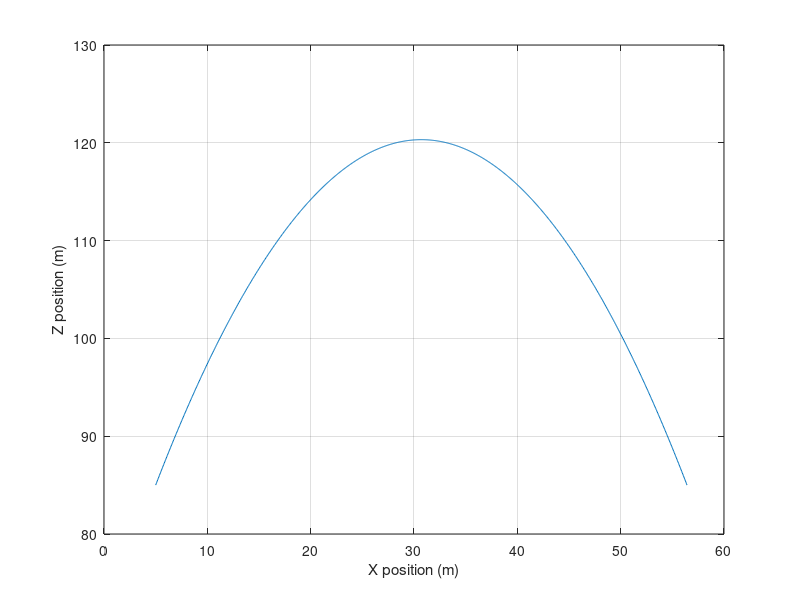
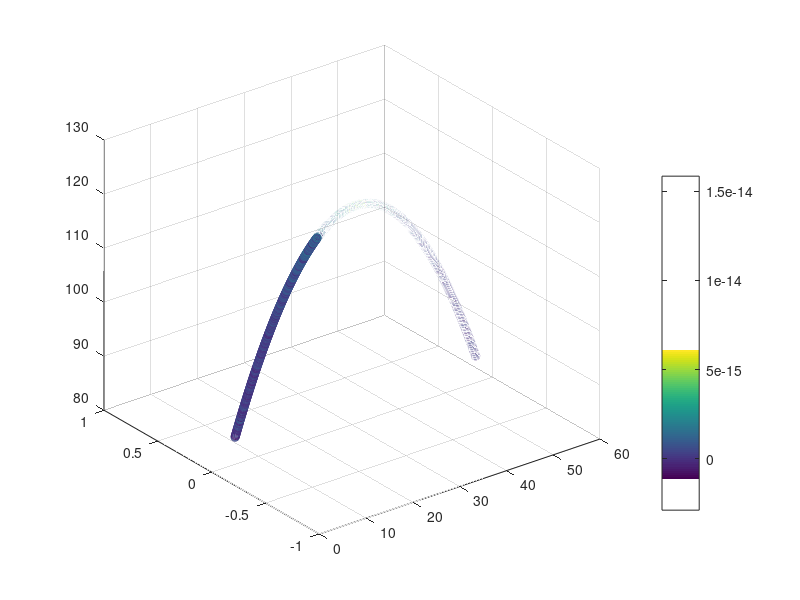

The MATLAB source for these figures, in order:
clc;
clear ;
close all;

%% LOOP 

%Initial Values
h0 = 125;
base = 85;
g = 9.81;
theta0 = 70;
x0 = 5; %Initial x position
y_plane = 0;

%Calculatev Values
v0 = sqrt(2*g*(h0-base));
xf = x0 + (v0^2*sind(2*theta0))/g; %Uses rng eq to find where it's level

% Parabola diagram
x = linspace(x0, xf, 1000); %Interval
z = ((x-x0).*tand(theta0) - ((g.*((x-x0).^2))/(2*v0^2*(cosd(theta0))^2)))+base; %Solves for z

dzdx = tand(theta0) - (g.*(x-x0))/(v0^2*(cosd(theta0)^2));
d2zdx2 = -g/(v0^2*cosd(theta0)^2);

rho = ((1+(dzdx.^2)).^(3/2))./abs(d2zdx2);
theta = atand(dzdx);
v = sqrt(2*g.*(h0-z));
G_force = cosd(theta)-((v.^2)./(g.*rho));


%Plot
plot(x,z)
xlabel('X position (m)');
ylabel('Z position (m)');
grid on;

hold on;

%G-plot
y=zeros(1,1000) + y_plane;
figure();
scatter3(x,y,z,[],G_force)
colormap;
colorbar;